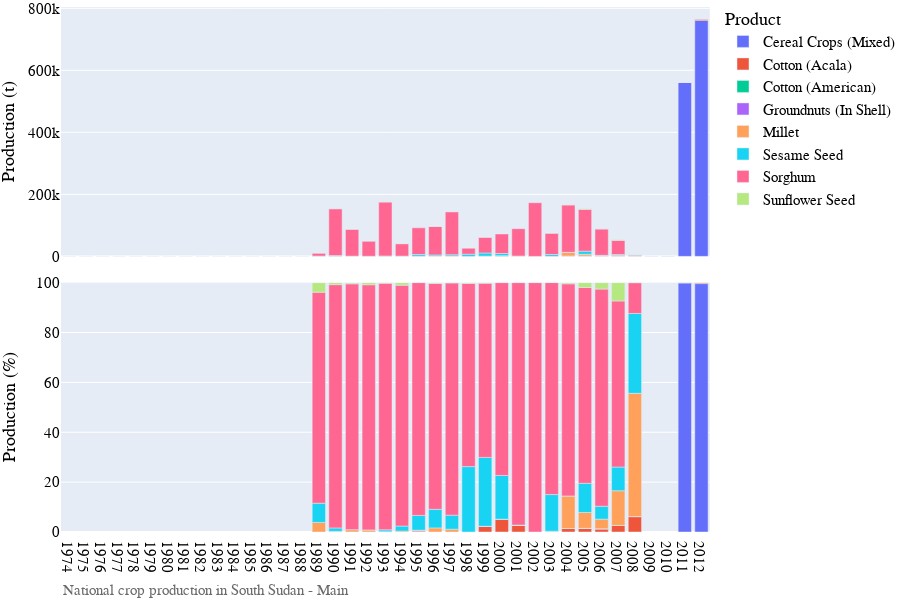

This figure's notebook cell:
### Code cell
# Bar chart of national crop production
country_iso, country_name = 'SS', 'South Sudan'
df = pd.read_csv('../data/crop/adm_crop_production_%s.csv' % country_iso, index_col=0)
df['year'] = df['harvest_year']
year = [df['year'].min(), df['year'].max()]
product_order = ['Cereal Crops (Mixed)']
for season_name in ['Main']:
    footnote = 'National crop production in %s - %s' % (country_name, season_name)
    fn_save = '../figures/%s_bar_natgrainprod_%s.png' % (country_iso, season_name)
    sub = df[df['season_name'] == season_name]
    fig = PlotBarProduction(sub, year, product_order, footnote, fn_save)
    fig.show()

### Figure 1 — Plotly figure (JSON) as saved in the notebook; plotly's stock layout.template omitted (floating-point values rounded to 4 significant figures)
{"data": [{"alignmentgroup": "True", "hovertemplate": "product=Cereal Crops (Mixed)<br>season_name=Main<br>type=orig_unit<br>year=%{x}<br>value=%{y}<extra></extra>", "legendgroup": "Cereal Crops (Mixed)", "marker": {"color": "#636efa", "pattern": {"shape": ""}}, "name": "Cereal Crops (Mixed)", "offsetgroup": "Cereal Crops (Mixed)", "orientation": "v", "showlegend": true, "textposition": "auto", "type": "bar", "x": [2011, 2012], "xaxis": "x2", "y": [562000, 761000], "yaxis": "y2"}, {"alignmentgroup": "True", "hovertemplate": "product=Cereal Crops (Mixed)<br>season_name=Main<br>type=percent<br>year=%{x}<br>value=%{y}<extra></extra>", "legendgroup": "Cereal Crops (Mixed)", "marker": {"color": "#636efa", "pattern": {"shape": ""}}, "name": "Cereal Crops (Mixed)", "offsetgroup": "Cereal Crops (Mixed)", "orientation": "v", "showlegend": false, "textposition": "auto", "type": "bar", "x": [2011, 2012], "xaxis": "x", "y": [100, 99.61], "yaxis": "y"}, {"alignmentgroup": "True", "hovertemplate": "product=Cotton (Acala)<br>season_name=Main<br>type=orig_unit<br>year=%{x}<br>value=%{y}<extra></extra>", "legendgroup": "Cotton (Acala)", "marker": {"color": "#EF553B", "pattern": {"shape": ""}}, "name": "Cotton (Acala)", "offsetgroup": "Cotton (Acala)", "orientation": "v", "showlegend": true, "textposition": "auto", "type": "bar", "x": [1995, 1999, 2000, 2001, 2003, 2004, 2005, 2006, 2007, 2008, 2012], "xaxis": "x2", "y": [420, 840, 2100, 1260, 126, 1260, 1260, 420, 605, 420, 3000], "yaxis": "y2"}, {"alignmentgroup": "True", "hovertemplate": "product=Cotton (Acala)<br>season_name=Main<br>type=percent<br>year=%{x}<br>value=%{y}<extra></extra>", "legendgroup": "Cotton (Acala)", "marker": {"color": "#EF553B", "pattern": {"shape": ""}}, "name": "Cotton (Acala)", "offsetgroup": "Cotton (Acala)", "orientation": "v", "showlegend": false, "textposition": "auto", "type": "bar", "x": [1995, 1999, 2000, 2001, 2003, 2004, 2005, 2006, 2007, 2008, 2012], "xaxis": "x", "y": [0.4559, 2.301, 5.155, 2.784, 0.315, 1.401, 1.465, 1.291, 2.646, 6.179, 0.3927], "yaxis": "y"}, {"alignmentgroup": "True", "hovertemplate": "product=Cotton (American)<br>season_name=Main<br>type=orig_unit<br>year=%{x}<br>value=%{y}<extra></extra>", "legendgroup": "Cotton (American)", "marker": {"color": "#00cc96", "pattern": {"shape": ""}}, "name": "Cotton (American)", "offsetgroup": "Cotton (American)", "orientation": "v", "showlegend": true, "textposition": "auto", "type": "bar", "x": [2004, 2005, 2006, 2007], "xaxis": "x2", "y": [0, 0, 0, 0], "yaxis": "y2"}, {"alignmentgroup": "True", "hovertemplate": "product=Cotton (American)<br>season_name=Main<br>type=percent<br>year=%{x}<br>value=%{y}<extra></extra>", "legendgroup": "Cotton (American)", "marker": {"color": "#00cc96", "pattern": {"shape": ""}}, "name": "Cotton (American)", "offsetgroup": "Cotton (American)", "orientation": "v", "showlegend": false, "textposition": "auto", "type": "bar", "x": [2004, 2005, 2006, 2007], "xaxis": "x", "y": [0, 0, 0, 0], "yaxis": "y"}, {"alignmentgroup": "True", "hovertemplate": "product=Groundnuts (In Shell)<br>season_name=Main<br>type=orig_unit<br>year=%{x}<br>value=%{y}<extra></extra>", "legendgroup": "Groundnuts (In Shell)", "marker": {"color": "#ab63fa", "pattern": {"shape": ""}}, "name": "Groundnuts (In Shell)", "offsetgroup": "Groundnuts (In Shell)", "orientation": "v", "showlegend": true, "textposition": "auto", "type": "bar", "x": [1989, 1990, 1991, 1992, 1993, 1994, 1995, 1996, 1997, 1998, 1999, 2000, 2001, 2002, 2003, 2004, 2005, 2006, 2007, 2008, 2009, 2010, 2011], "xaxis": "x2", "y": [0, 0, 0, 0, 0, 0, 0, 0, 0, 0, 0, 0, 0, 0, 0, 0, 0, 0, 0, 0, 0, 0, 0], "yaxis": "y2"}, {"alignmentgroup": "True", "hovertemplate": "product=Groundnuts (In Shell)<br>season_name=Main<br>type=percent<br>year=%{x}<br>value=%{y}<extra></extra>", "legendgroup": "Groundnuts (In Shell)", "marker": {"color": "#ab63fa", "pattern": {"shape": ""}}, "name": "Groundnuts (In Shell)", "offsetgroup": "Groundnuts (In Shell)", "orientation": "v", "showlegend": false, "textposition": "auto", "type": "bar", "x": [1989, 1990, 1991, 1992, 1993, 1994, 1995, 1996, 1997, 1998, 1999, 2000, 2001, 2002, 2003, 2004, 2005, 2006, 2007, 2008, 2011], "xaxis": "x", "y": [0, 0, 0, 0, 0, 0, 0, 0, 0, 0, 0, 0, 0, 0, 0, 0, 0, 0, 0, 0, 0], "yaxis": "y"}, {"alignmentgroup": "True", "hovertemplate": "product=Millet<br>season_name=Main<br>type=orig_unit<br>year=%{x}<br>value=%{y}<extra></extra>", "legendgroup": "Millet", "marker": {"color": "#FFA15A", "pattern": {"shape": ""}}, "name": "Millet", "offsetgroup": "Millet", "orientation": "v", "showlegend": true, "textposition": "auto", "type": "bar", "x": [1974, 1975, 1976, 1977, 1978, 1979, 1980, 1981, 1982, 1983, 1984, 1985, 1986, 1987, 1988, 1989, 1990, 1991, 1992, 1993, 1994, 1995, 1996, 1997, 1998, 1999, 2000, 2001, 2002, 2003, 2004, 2005, 2006, 2007, 2008, 2009, 2010, 2011], "xaxis": "x2", "y": [0, 0, 0, 0, 0, 0, 0, 0, 0, 0, 0, 0, 0, 0, 0, 420, 420, 840, 420, 252, 147, 252, 840, 840, 0, 0, 0, 0, 0, 0, 11760, 5460, 1260, 3175, 3360, 0, 0, 0], "yaxis": "y2"}, {"alignmentgroup": "True", "hovertemplate": "product=Millet<br>season_name=Main<br>type=percent<br>year=%{x}<br>value=%{y}<extra></extra>", "legendgroup": "Millet", "marker": {"color": "#FFA15A", "pattern": {"shape": ""}}, "name": "Millet", "offsetgroup": "Millet", "orientation": "v", "showlegend": false, "textposition": "auto", "type": "bar", "x": [1989, 1990, 1991, 1992, 1993, 1994, 1995, 1996, 1997, 1998, 1999, 2000, 2001, 2002, 2003, 2004, 2005, 2006, 2007, 2008, 2011], "xaxis": "x", "y": [3.846, 0.2714, 0.9517, 0.8427, 0.1432, 0.355, 0.2735, 1.654, 1.125, 0, 0, 0, 0, 0, 0, 13.08, 6.35, 3.873, 13.89, 49.43, 0], "yaxis": "y"}, {"alignmentgroup": "True", "hovertemplate": "product=Sesame Seed<br>season_name=Main<br>type=orig_unit<br>year=%{x}<br>value=%{y}<extra></extra>", "legendgroup": "Sesame Seed", "marker": {"color": "#19d3f3", "pattern": {"shape": ""}}, "name": "Sesame Seed", "offsetgroup": "Sesame Seed", "orientation": "v", "showlegend": true, "textposition": "auto", "type": "bar", "x": [1989, 1990, 1991, 1992, 1993, 1994, 1995, 1996, 1997, 1998, 1999, 2000, 2001, 2002, 2003, 2004, 2005, 2006, 2007, 2008, 2009, 2010, 2011], "xaxis": "x2", "y": [840, 2100, 0, 0, 1260, 840, 5460, 3780, 4200, 7140, 10080, 7140, 0, 0, 5880, 0, 10080, 1680, 2177, 2177, 0, 0, 0], "yaxis": "y2"}, {"alignmentgroup": "True", "hovertemplate": "product=Sesame Seed<br>season_name=Main<br>type=percent<br>year=%{x}<br>value=%{y}<extra></extra>", "legendgroup": "Sesame Seed", "marker": {"color": "#19d3f3", "pattern": {"shape": ""}}, "name": "Sesame Seed", "offsetgroup": "Sesame Seed", "orientation": "v", "showlegend": false, "textposition": "auto", "type": "bar", "x": [1989, 1990, 1991, 1992, 1993, 1994, 1995, 1996, 1997, 1998, 1999, 2000, 2001, 2002, 2003, 2004, 2005, 2006, 2007, 2008, 2011], "xaxis": "x", "y": [7.692, 1.357, 0, 0, 0.7162, 2.029, 5.926, 7.443, 5.624, 26.23, 27.61, 17.53, 0, 0, 14.7, 0, 11.72, 5.164, 9.522, 32.03, 0], "yaxis": "y"}, {"alignmentgroup": "True", "hovertemplate": "product=Sorghum<br>season_name=Main<br>type=orig_unit<br>year=%{x}<br>value=%{y}<extra></extra>", "legendgroup": "Sorghum", "marker": {"color": "#FF6692", "pattern": {"shape": ""}}, "name": "Sorghum", "offsetgroup": "Sorghum", "orientation": "v", "showlegend": true, "textposition": "auto", "type": "bar", "x": [1974, 1975, 1976, 1977, 1978, 1979, 1980, 1981, 1982, 1983, 1984, 1985, 1986, 1987, 1988, 1989, 1990, 1991, 1992, 1993, 1994, 1995, 1996, 1997, 1998, 1999, 2000, 2001, 2002, 2003, 2004, 2005, 2006, 2007, 2008, 2009, 2010, 2011], "xaxis": "x2", "y": [0, 0, 0, 0, 0, 0, 0, 0, 0, 0, 0, 0, 0, 0, 0, 9240, 151000, 87000, 49000, 174000, 40000, 86000, 92000, 139105, 20000, 51000, 63000, 88000, 173000, 68000, 153000, 135000, 85000, 45675, 840, 0, 0, 0], "yaxis": "y2"}, {"alignmentgroup": "True", "hovertemplate": "product=Sorghum<br>season_name=Main<br>type=percent<br>year=%{x}<br>value=%{y}<extra></extra>", "legendgroup": "Sorghum", "marker": {"color": "#FF6692", "pattern": {"shape": ""}}, "name": "Sorghum", "offsetgroup": "Sorghum", "orientation": "v", "showlegend": false, "textposition": "auto", "type": "bar", "x": [1989, 1990, 1991, 1992, 1993, 1994, 1995, 1996, 1997, 1998, 1999, 2000, 2001, 2002, 2003, 2004, 2005, 2006, 2007, 2008, 2011], "xaxis": "x", "y": [84.62, 97.56, 98.57, 98.31, 98.9, 96.6, 93.34, 90.57, 93.14, 73.46, 69.86, 77.32, 97.22, 100, 84.99, 85.06, 78.51, 87.09, 66.6, 12.36, 0], "yaxis": "y"}, {"alignmentgroup": "True", "hovertemplate": "product=Sunflower Seed<br>season_name=Main<br>type=orig_unit<br>year=%{x}<br>value=%{y}<extra></extra>", "legendgroup": "Sunflower Seed", "marker": {"color": "#B6E880", "pattern": {"shape": ""}}, "name": "Sunflower Seed", "offsetgroup": "Sunflower Seed", "orientation": "v", "showlegend": true, "textposition": "auto", "type": "bar", "x": [1989, 1990, 1991, 1992, 1993, 1994, 1996, 1997, 1998, 1999, 2004, 2005, 2006, 2007, 2008, 2010], "xaxis": "x2", "y": [420, 1260, 420, 420, 420, 420, 168, 84, 84, 84, 420, 1680, 840, 1680, 0, 0], "yaxis": "y2"}, {"alignmentgroup": "True", "hovertemplate": "product=Sunflower Seed<br>season_name=Main<br>type=percent<br>year=%{x}<br>value=%{y}<extra></extra>", "legendgroup": "Sunflower Seed", "marker": {"color": "#B6E880", "pattern": {"shape": ""}}, "name": "Sunflower Seed", "offsetgroup": "Sunflower Seed", "orientation": "v", "showlegend": false, "textposition": "auto", "type": "bar", "x": [1989, 1990, 1991, 1992, 1993, 1994, 1996, 1997, 1998, 1999, 2004, 2005, 2006, 2007, 2008], "xaxis": "x", "y": [3.846, 0.8141, 0.4759, 0.8427, 0.2387, 1.014, 0.3308, 0.1125, 0.3086, 0.2301, 0.467, 1.954, 2.582, 7.348, 0], "yaxis": "y"}], "layout": {"annotations": [{"showarrow": false, "text": "", "textangle": 90, "x": 0.98, "xanchor": "left", "xref": "paper", "y": 0.2375, "yanchor": "middle", "yref": "paper"}, {"showarrow": false, "text": "", "textangle": 90, "x": 0.98, "xanchor": "left", "xref": "paper", "y": 0.7625, "yanchor": "middle", "yref": "paper"}, {"align": "left", "font": {"color": "dimgrey", "family": "arial", "size": 15}, "showarrow": false, "text": "National crop production in South Sudan - Main", "x": 0, "xref": "paper", "y": -0.13, "yref": "paper"}], "barmode": "relative", "font": {"color": "black", "family": "arial", "size": 15}, "height": 600, "legend": {"title": {"text": "Product"}, "tracegroupgap": 0, "x": 1, "y": 1.01}, "margin": {"b": 0, "l": 0, "r": 0, "t": 0}, "width": 900, "xaxis": {"anchor": "y", "domain": [0, 0.98], "dtick": 1, "range": [1974.0, 2012.0], "title": {"text": ""}}, "xaxis2": {"anchor": "y2", "domain": [0, 0.98], "matches": "x", "showticklabels": false}, "yaxis": {"anchor": "x", "domain": [0, 0.475], "range": [0, 100], "title": {"text": "Production (%)"}}, "yaxis2": {"anchor": "x2", "domain": [0.525, 1], "title": {"text": "Production (t)"}}}}
